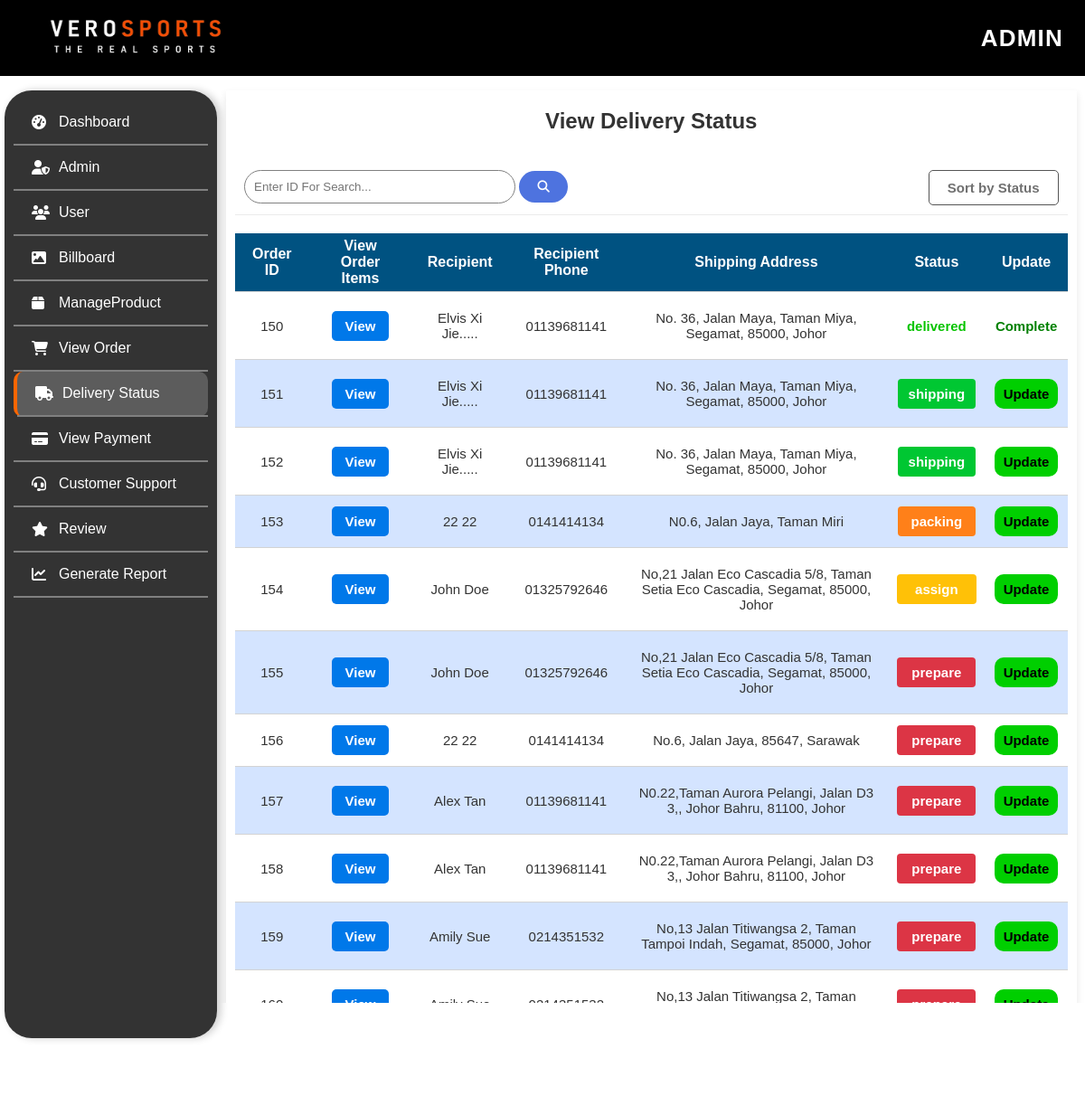
The app's page /Admin/Delivery_Status/view_delivery.php (signed in) with its own data.
### tables this page shows
CREATE TABLE `orders` (
  `order_id` int(11) NOT NULL,
  `user_id` int(11) NOT NULL,
  `total_price` decimal(10,2) NOT NULL,
  `shipping_address` text NOT NULL,
  `delivery_status` enum('prepare','packing','assign','shipping','delivered') DEFAULT 'prepare',
  `order_at` timestamp NOT NULL DEFAULT current_timestamp()
);

CREATE TABLE `users` (
  `user_id` int(11) NOT NULL,
  `first_name` varchar(30) NOT NULL,
  `last_name` varchar(30) NOT NULL,
  `email` varchar(100) NOT NULL,
  `mobile_number` varchar(15) NOT NULL,
  `password` varchar(255) NOT NULL,
  `address` text NOT NULL,
  `postcode` varchar(10) NOT NULL,
  `state` varchar(50) NOT NULL,
  `city` varchar(255) NOT NULL,
  `birthday_date` date NOT NULL,
  `gender` varchar(10) NOT NULL CHECK (`gender` in ('Male','Female')),
  `profile_image` varchar(255) DEFAULT NULL,
  `user_type` enum('1','2','3') NOT NULL,
  `create_at` timestamp NOT NULL DEFAULT current_timestamp()
);

### Admin/Delivery_Status/view_delivery.php (the view, shortened to what this page needs)
<!DOCTYPE html>
<html lang="en">
<head>
    <link rel="stylesheet" href="delivery_status.css">
    <link rel="stylesheet" href="../Header_And_Footer/header.css">
    <link rel="stylesheet" href="../sidebar/sidebar.css">
    <link rel="stylesheet" href="https://cdnjs.cloudflare.com/ajax/libs/font-awesome/6.5.1/css/all.min.css">
</head>
<body>
    <?php
include __DIR__ . '/../Header_And_Footer/header.php'; ?>
    <div class="contain">
        <?php include __DIR__ . '/../sidebar/sidebar.php'; ?>
        <div class="order-container">
            <div class="order-table">
                <h3>View Delivery Status</h3>
                <div class="search-container">
                    <div class="search-box">
                        <form id="searchForm">
                            <input type="text" name="query" id="searchInput" placeholder="Enter ID For Search...">
                            <button type="submit" id="searchButton"><i class="fa-solid fa-magnifying-glass"></i></button>
                        </form>
                        <button id="sortDeliveryStatus" onclick="triggerSort()">Sort by Status</button>
                    </div>
                </div>
                <table>
                    <tr>
                        <th>Order ID</th>
                        <th>View Order Items</th>
                        <th>Recipient</th>
                        <th>Recipient Phone</th>
                        <th>Shipping Address</th>
                        <th>Status</th>
                        <th>Update</th>
                    </tr>
                    <tbody id="userTableBody">
                        <?php
                            include __DIR__ . '/../../connect_db/config.php';
                            $sql= "SELECT o.*,u.first_name,u.last_name,u.mobile_number FROM orders o
                                JOIN users u ON o.user_id= u.user_id";
                            $result= $conn->query($sql);
                            while($row= $result->fetch_assoc()){
                                $statusColor = "";
                                $status= $row['delivery_status'];
                                switch ($status) {
                                    case "prepare":
                                        $statusColor = "background-color: #DC3545; font-weight: bold; padding: 8px 16px; border-radius: 4px; color:white;";
                                        break;
                                    case "packing":
                                        $statusColor = "background-color:rgb(255, 128, 25); font-weight: bold; padding: 8px 15px; border-radius: 4px; color:white;";
                                        break;
                                    case "assign":
                                        $statusColor = "background-color: #FFC107; font-weight: bold; padding: 8px 20px; border-radius: 4px; color:white;";
                                        break;
                                    case "shipping":
                                        $statusColor = "background-color:rgb(0, 199, 50); font-weight: bold; padding: 8px 12px; border-radius: 4px; color:white;";
                                        break;
                                    case "delivered":
                                        $statusColor = "color:rgb(7, 196, 0); font-weight: bold; padding: 8px 10px; border-radius: 4px;" ;
                                        break;
                                }
                                echo '<tr>
                                        <td>'. $row["order_id"].'</td>
                                        <td><a href="../View_Order_Items/view_order_item.php?order_id='.$row['order_id'].'" class="items">View</a></td>
                                        <td>'.$row['first_name'].' '.$row['last_name'].'</td>
                                        <td>'.$row['mobile_number'].'</td>
                                        <td>'. $row["shipping_address"].'</td>
                                        <td><span style="'.$statusColor.'";>'. $row["delivery_status"].'</td>
                                        <td>';
                                        if (strtolower($row["delivery_status"]) === "delivered") {
                                            echo '<span style="color: green; font-weight: bold;">Complete</span>';
                                        }else {
                                            echo '<a href="#" class="update" order_id="'.$row['order_id'].'">Update</a>';
                                        }
                                        echo    '</td>
                                            </tr>';
                            }
                        ?>
                    </tbody>
                </table>
            </div>
        </div>
    </div>
</body>
</html>

### Admin/Delivery_Status/delivery_status.css (style rules this page uses)
* { margin: 0; padding: 0; box-sizing: border-box; font-family: 'Poppins', sans-serif; }
body { color: #333; }
.contain { display: flex; align-items: flex-start; gap: 20px; width: 100%; padding-left: 250px; }
.order-table h3 { text-align: center; font-size: 24px; margin-bottom: 20px; color: #333; padding: 10px; }
.order-container { background: #fff; padding: 10px; border-radius: 1px; box-shadow: 0 4px 8px rgba(0, 0, 0, 0.1); width: 99%; height: 100%; position: relative; top: 100px; }
table { width: 100%; border-collapse: collapse; background: white; overflow: hidden; }
.order-table table th { background: #005281; color: #ffffff; padding: 5px 15px; font-size: 16px; }
.order-table table td { padding: 20px 10px; text-align: center; font-size: 15px; }
.order-table table tr { border-bottom:1px solid lightgray; }
.order-table table tr:nth-child(even) { background-color: #ccdfffd3; }
.order-table table tr:nth-child(odd) { background-color: #ffffff; }
.items { padding: 8px 15px; font-weight: bold; background-color: rgb(0, 120, 233); border-radius: 5px; border: none; text-decoration: none; color: rgb(255, 255, 255); }
.update { padding: 8px 10px; font-weight: bold; background-color: rgb(0, 207, 0); border-radius: 10px; border: none; text-decoration: none; color: black; }
.search-container { width: 100%; height: 100%; text-align: start; }
.search-box { position: relative; border: none; font-size: 16px; padding: 10px; margin-bottom: 20px; border-bottom: 1px solid rgb(235, 235, 235); display: flex; justify-content: space-between; }
#searchInput { padding: 10px; width: 30%; border-radius: 20px; border: 1px solid #808080; min-width: 300px; }
#searchButton { background-color: #4E73DF; padding: 10px 20px; border-radius: 20px; cursor: pointer; border: none; color: white; font-weight: bold; }
#sortDeliveryStatus { padding: 10px 20px; background-color: white; color: rgb(112, 112, 112); border: 1px solid rgb(85, 85, 85); border-radius: 5px; font-weight: bold; font-size: 15px; cursor: pointer; transition: background-color 0.3s ease; }

### records on screen
orders: order_id "150", user.first_name "Elvis", user.last_name "Xi Jie.....", user.mobile_number "01139681141", shipping_address "No. 36, Jalan Maya, Taman Miya, Segamat, 85000, Johor", delivery_status "delivered", shows "Complete"
orders: order_id "151", user.first_name "Elvis", user.last_name "Xi Jie.....", user.mobile_number "01139681141", shipping_address "No. 36, Jalan Maya, Taman Miya, Segamat, 85000, Johor", delivery_status "shipping"
orders: order_id "152", user.first_name "Elvis", user.last_name "Xi Jie.....", user.mobile_number "01139681141", shipping_address "No. 36, Jalan Maya, Taman Miya, Segamat, 85000, Johor", delivery_status "shipping"
orders: order_id "153", user.first_name "22", user.last_name "22", user.mobile_number "0141414134", shipping_address "N0.6, Jalan Jaya, Taman Miri", delivery_status "packing"
orders: order_id "154", user.first_name "John", user.last_name "Doe", user.mobile_number "01325792646", shipping_address "No,21 Jalan Eco Cascadia 5/8, Taman Setia Eco Cascadia, Segamat, 85000, Johor", delivery_status "assign"
orders: order_id "155", user.first_name "John", user.last_name "Doe", user.mobile_number "01325792646", shipping_address "No,21 Jalan Eco Cascadia 5/8, Taman Setia Eco Cascadia, Segamat, 85000, Johor", delivery_status "prepare"
orders: order_id "156", user.first_name "22", user.last_name "22", user.mobile_number "0141414134", shipping_address "No.6, Jalan Jaya, 85647, Sarawak", delivery_status "prepare"
orders: order_id "157", user.first_name "Alex", user.last_name "Tan", user.mobile_number "01139681141", shipping_address "N0.22,Taman Aurora Pelangi, Jalan D3 3,, Johor Bahru, 81100, Johor", delivery_status "prepare"
orders: order_id "158", user.first_name "Alex", user.last_name "Tan", user.mobile_number "01139681141", shipping_address "N0.22,Taman Aurora Pelangi, Jalan D3 3,, Johor Bahru, 81100, Johor", delivery_status "prepare"
orders: order_id "159", user.first_name "Amily", user.last_name "Sue", user.mobile_number "0214351532", shipping_address "No,13 Jalan Titiwangsa 2, Taman Tampoi Indah, Segamat, 85000, Johor", delivery_status "prepare"
orders: order_id "160", user.first_name "Amily", user.last_name "Sue", user.mobile_number "0214351532", shipping_address "No,13 Jalan Titiwangsa 2, Taman Tampoi Indah, Segamat, 85000, Johor", delivery_status "prepare"
